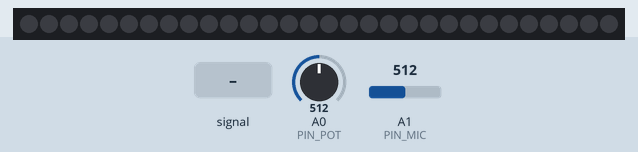
The sketch below on a simulated Arduino Uno, built with avr-gcc and run on an emulated ATmega328P. Shown: 30 RGB LEDs in strip order, left to right. Inputs (shaded band) come from the test bench; at power-on: A0 (PIN_POT) = 512, A1 (PIN_MIC) = 512. Dim RGB values are drawn brighter than linear.

Above: at 1.2 s.
1.3 s: A1 (PIN_MIC) fed a 200 Hz sine of ±81 counts around its level
At 3.27 s:
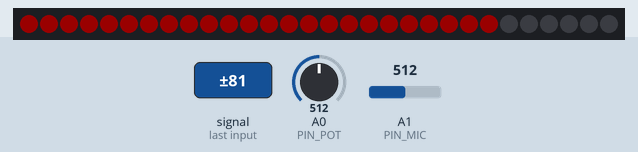
3.9 s: A0 (PIN_POT) set to 306
At 4.75 s:
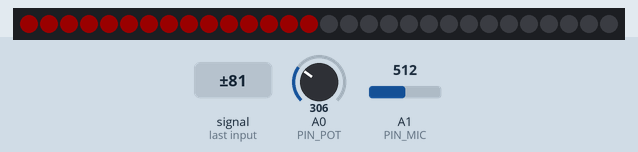
5.5 s: A1 (PIN_MIC) fed a 1000 Hz sine of ±255 counts around its level
At 5.81 s:
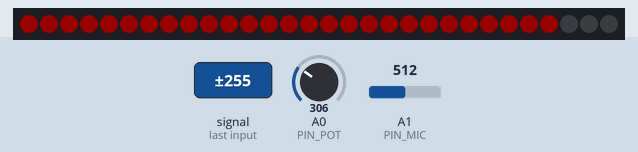
7.2 s: A1 (PIN_MIC) set to 716
8.7 s: A0 (PIN_POT) set to 0
10.2 s: A1 (PIN_MIC) set to 511
At 11.2 s:
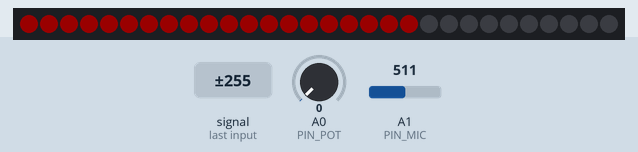
Timing chart, 0 to 12.7 s (numbered marks = the images above; inputs shaded):
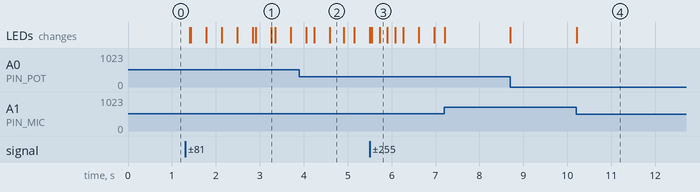

The sketch:

Microfono_Tira_LED.ino
```cpp
#include <Adafruit_NeoPixel.h>

int PIN_LED_STRIP = 1;
int STRIP_SIZE = 30;

int PIN_POT = A0;
int PIN_MIC = A1;

Adafruit_NeoPixel strip = Adafruit_NeoPixel(STRIP_SIZE, PIN_LED_STRIP, NEO_GRB + NEO_KHZ800);

void setup() {
  pinMode(PIN_MIC, INPUT);
  pinMode(PIN_POT, INPUT);

  strip.begin();
  strip.setBrightness(25);  // Lower brightness and save eyeballs!
  strip.show(); // Initialize all pixels to 'off'
}

long maxVal = 0;

void loop() {
  int volume = analogRead(PIN_MIC);
  int minVal = analogRead(PIN_POT);

  if (maxVal < volume) maxVal = volume;

  int ledsOn = map(volume, minVal, maxVal, 0, STRIP_SIZE);

  if (ledsOn > 0 && ledsOn < STRIP_SIZE) {
    for (int i = 0; i < STRIP_SIZE; i++) {
      if (i < ledsOn) {
        strip.setPixelColor(i, strip.Color(255, 0, 0));
      }
      else {
        strip.setPixelColor(i, strip.Color(0, 0, 0));
      }
    }
  } else {
    for (int i = 0; i < STRIP_SIZE; i++) {
        strip.setPixelColor(i, strip.Color(0, 0, 0));
    }
  }
  strip.show();

  delay(20);
}
```

Measured:
- after the input at 1.3 s, the LEDs: first change after 0.10 s (image 1 shows a later state)
- after the input at 5.5 s, the LEDs: first differ from a run without the input after 0.05 s (image 3 shows a later state)
- after the input at 10.2 s, the LEDs: change at once (image 4)
